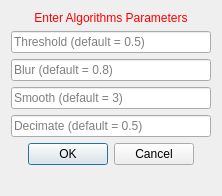
<?xml version="1.0" encoding="UTF-8"?>
<ui version="4.0">
 <class>WallThicknessCalculationsViewUIMeshing</class>
 <widget class="QWidget" name="WallThicknessCalculationsViewUIMeshing">
  <property name="geometry">
   <rect>
    <x>0</x>
    <y>0</y>
    <width>222</width>
    <height>196</height>
   </rect>
  </property>
  <property name="sizePolicy">
   <sizepolicy hsizetype="Preferred" vsizetype="Minimum">
    <horstretch>0</horstretch>
    <verstretch>0</verstretch>
   </sizepolicy>
  </property>
  <property name="minimumSize">
   <size>
    <width>0</width>
    <height>196</height>
   </size>
  </property>
  <property name="maximumSize">
   <size>
    <width>16777215</width>
    <height>196</height>
   </size>
  </property>
  <property name="windowTitle">
   <string>Set Values</string>
  </property>
  <layout class="QVBoxLayout" name="verticalLayout">
   <item>
    <widget class="QLabel" name="titleLabel">
     <property name="styleSheet">
      <string notr="true">QLabel { color: rgb(255, 0, 0) }</string>
     </property>
     <property name="text">
      <string>Enter Algorithms Parameters</string>
     </property>
     <property name="alignment">
      <set>Qt::AlignCenter</set>
     </property>
    </widget>
   </item>
   <item>
    <widget class="QLineEdit" name="lineEdit_1">
     <property name="placeholderText">
      <string>Threshold (default = 0.5)</string>
     </property>
    </widget>
   </item>
   <item>
    <widget class="QLineEdit" name="lineEdit_2">
     <property name="placeholderText">
      <string>Blur (default = 0.8)</string>
     </property>
    </widget>
   </item>
   <item>
    <widget class="QLineEdit" name="lineEdit_3">
     <property name="text">
      <string/>
     </property>
     <property name="placeholderText">
      <string>Smooth (default = 3)</string>
     </property>
    </widget>
   </item>
   <item>
    <widget class="QLineEdit" name="lineEdit_4">
     <property name="placeholderText">
      <string>Decimate (default = 0.5)</string>
     </property>
    </widget>
   </item>
   <item>
    <widget class="QDialogButtonBox" name="buttonBox">
     <property name="enabled">
      <bool>true</bool>
     </property>
     <property name="orientation">
      <enum>Qt::Horizontal</enum>
     </property>
     <property name="standardButtons">
      <set>QDialogButtonBox::Cancel|QDialogButtonBox::Ok</set>
     </property>
     <property name="centerButtons">
      <bool>true</bool>
     </property>
    </widget>
   </item>
   <item>
    <spacer name="spacer">
     <property name="orientation">
      <enum>Qt::Vertical</enum>
     </property>
     <property name="sizeType">
      <enum>QSizePolicy::Expanding</enum>
     </property>
     <property name="sizeHint" stdset="0">
      <size>
       <width>20</width>
       <height>0</height>
      </size>
     </property>
    </spacer>
   </item>
  </layout>
 </widget>
 <layoutdefault spacing="6" margin="11"/>
 <resources/>
 <connections/>
</ui>
